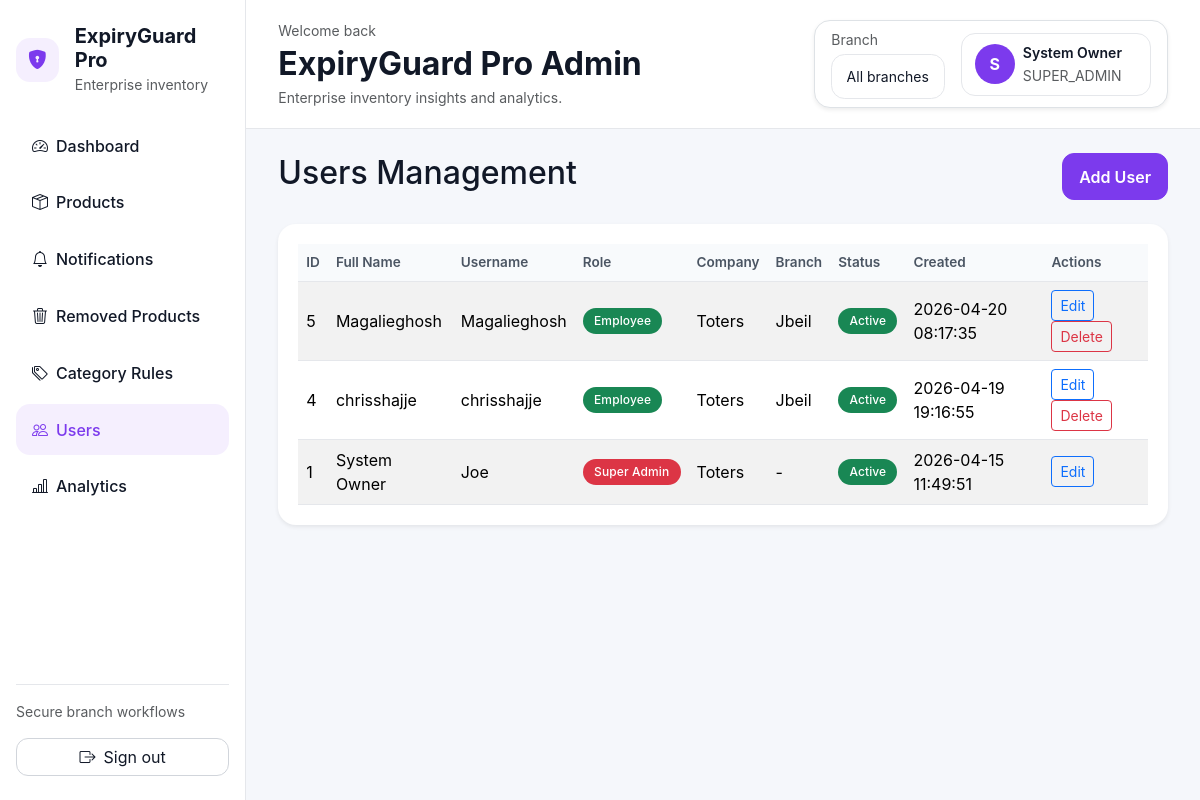
The page /admin/users.php (signed in) on the database its author committed.
### tables this page shows
CREATE TABLE `users` (
  `id` int NOT NULL AUTO_INCREMENT,
  `company_id` int NOT NULL,
  `branch_id` int DEFAULT NULL,
  `full_name` varchar(100) NOT NULL,
  `username` varchar(50) NOT NULL,
  `password` varchar(255) NOT NULL,
  `role` enum('super_admin','company_admin','branch_manager','employee','viewer') NOT NULL DEFAULT 'employee',
  `email` varchar(150) DEFAULT NULL,
  `phone` varchar(50) DEFAULT NULL,
  `is_active` tinyint(1) NOT NULL DEFAULT '1',
  `last_login` datetime DEFAULT NULL,
  `created_at` datetime DEFAULT CURRENT_TIMESTAMP,
  PRIMARY KEY (`id`),
  UNIQUE KEY `uq_company_username` (`company_id`,`username`),
  KEY `fk_users_branch` (`branch_id`),
  CONSTRAINT `fk_users_branch` FOREIGN KEY (`branch_id`) REFERENCES `branches` (`id`) ON DELETE SET NULL,
  CONSTRAINT `fk_users_company` FOREIGN KEY (`company_id`) REFERENCES `companies` (`id`) ON DELETE CASCADE
);

CREATE TABLE `companies` (
  `id` int NOT NULL AUTO_INCREMENT,
  `company_name` varchar(150) NOT NULL,
  `company_code` varchar(50) NOT NULL,
  `industry` varchar(100) DEFAULT NULL,
  `contact_email` varchar(150) DEFAULT NULL,
  `contact_phone` varchar(50) DEFAULT NULL,
  `is_active` tinyint(1) NOT NULL DEFAULT '1',
  `created_at` datetime DEFAULT CURRENT_TIMESTAMP,
  PRIMARY KEY (`id`),
  UNIQUE KEY `company_code` (`company_code`)
);

CREATE TABLE `branches` (
  `id` int NOT NULL AUTO_INCREMENT,
  `company_id` int NOT NULL,
  `branch_name` varchar(150) NOT NULL,
  `branch_code` varchar(50) NOT NULL,
  `address_line` varchar(255) DEFAULT NULL,
  `city` varchar(100) DEFAULT NULL,
  `country` varchar(100) DEFAULT NULL,
  `is_active` tinyint(1) NOT NULL DEFAULT '1',
  `created_at` datetime DEFAULT CURRENT_TIMESTAMP,
  PRIMARY KEY (`id`),
  UNIQUE KEY `uq_branch_per_company` (`company_id`,`branch_code`),
  CONSTRAINT `fk_branches_company` FOREIGN KEY (`company_id`) REFERENCES `companies` (`id`) ON DELETE CASCADE
);

### admin/users.php (the view, shortened to what this page needs)
<?php include 'layout_top.php'; ?>
<?php
require_once '../config/db.php';
$users = $conn->query("
    SELECT
        u.*,
        c.company_name,
        b.branch_name
    FROM users u
    LEFT JOIN companies c ON c.id = u.company_id
    LEFT JOIN branches b ON b.id = u.branch_id
    ORDER BY u.id DESC
");
?>
<div class="d-flex justify-content-between align-items-center mb-4">
    <h2>Users Management</h2>
    <button class="btn btn-primary" data-bs-toggle="modal" data-bs-target="#addUserModal">
        Add User
    </button>
</div>
<div class="card border-0 shadow-sm">
    <div class="card-body table-responsive">
        <table class="table table-striped align-middle">
            <thead>
                <tr>
                    <th>ID</th>
                    <th>Full Name</th>
                    <th>Username</th>
                    <th>Role</th>
                    <th>Company</th>
                    <th>Branch</th>
                    <th>Status</th>
                    <th>Created</th>
                    <th>Actions</th>
                </tr>
            </thead>
            <tbody>
            <?php while ($user = $users->fetch_assoc()): ?>
                <?php
                $roleColor = 'secondary';
                switch ($user['role']) {
                    case 'super_admin':
                        $roleColor = 'danger';
                        break;
                    case 'employee':
                        $roleColor = 'success';
                        break;
                }
                ?>
                <tr>
                    <td><?= (int)$user['id'] ?></td>
                    <td><?= htmlspecialchars($user['full_name']) ?></td>
                    <td><?= htmlspecialchars($user['username']) ?></td>
                    <td>
                        <span class="badge bg-<?= $roleColor ?>">
                            <?= htmlspecialchars(ucwords(str_replace('_', ' ', $user['role']))) ?>
                        </span>
                    </td>
                    <td><?= htmlspecialchars($user['company_name'] ?? '-') ?></td>
                    <td><?= htmlspecialchars($user['branch_name'] ?? '-') ?></td>
                    <td>
                        <span class="badge bg-<?= !empty($user['is_active']) ? 'success' : 'secondary' ?>">
                            <?= !empty($user['is_active']) ? 'Active' : 'Disabled' ?>
                        </span>
                    </td>
                    <td><?= htmlspecialchars($user['created_at']) ?></td>
                    <td>
                        <button
                            class="btn btn-sm btn-outline-primary"
                            data-bs-toggle="modal"
                            data-bs-target="#editUserModal<?= (int)$user['id'] ?>"
                        >
                            Edit
                        </button>
                        <?php if ((int)$user['id'] !== (int)$_SESSION['user_id']): ?>
                            <form
                                method="POST"
                                action="../api/delete_user.php"
                                class="d-inline"
                                onsubmit="return confirm('Delete this user?');"
                            >
                                <button class="btn btn-sm btn-outline-danger">
                                    Delete
                                </button>
                            </form>
                        <?php endif; ?>
                    </td>
                </tr>
            <?php endwhile; ?>
            </tbody>
        </table>
    </div>
</div>
<?php include 'layout_bottom.php'; ?>

### assets/css/style.css (style rules this page uses)
:root { --body-bg: #f5f7fb; --surface: #ffffff; --surface-alt: #f8fafc; --text: #111827; --muted: #6b7280; --border: #e5e7eb; --accent: #7c3aed; --accent-soft: rgba(124, 58, 237, 0.08); --shadow: 0 6px 18px rgba(15, 23, 42, 0.05); --radius: 18px; }
html, body { min-height: 100%; margin: 0; font-family: "Inter", system-ui, -apple-system, BlinkMacSystemFont, "Segoe UI", sans-serif; background: var(--body-bg); color: var(--text); }
body { overflow-x: hidden; }
.card, .stat-card, .chart-card { background: var(--surface); border: 1px solid var(--border); border-radius: var(--radius); box-shadow: var(--shadow); }
.card-body { padding: 1.25rem; }
.table { background: #ffffff; margin-bottom: 0; }
.table thead th { background: #f8fafc; color: #4b5563; font-size: 0.85rem; font-weight: 600; border-bottom: 1px solid var(--border); }
.table th, .table td { border-color: var(--border); vertical-align: middle; }
.btn-primary { background-color: var(--accent); border-color: var(--accent); border-radius: 12px; font-weight: 600; padding: 0.65rem 1rem; }
.badge { border-radius: 999px; letter-spacing: 0.01em; padding: 0.45rem 0.7rem; font-weight: 500; }

### rows shown on the page
users: id "5", full_name "Magalieghosh", username "Magalieghosh", role "Employee", company.company_name "Toters", branch.branch_name "Jbeil", is_active "Active", created_at "2026-04-20 08:17:35"
users: id "4", full_name "chrisshajje", username "chrisshajje", role "Employee", company.company_name "Toters", branch.branch_name "Jbeil", is_active "Active", created_at "2026-04-19 19:16:55"
users: id "1", full_name "System Owner", username "Joe", role "Super Admin", company.company_name "Toters", branch_name "-", is_active "Active", created_at "2026-04-15 11:49:51"

### other values the page prints
$companyName "ExpiryGuard Pro"
$item['label'] "Dashboard"
$item['label'] "Products"
$item['label'] "Notifications"
$item['label'] "Removed Products"
$item['label'] "Category Rules"
$item['label'] "Users"
$item['label'] "Analytics"
$userInitial "S"
$userName "System Owner"
$userRole "SUPER_ADMIN"
